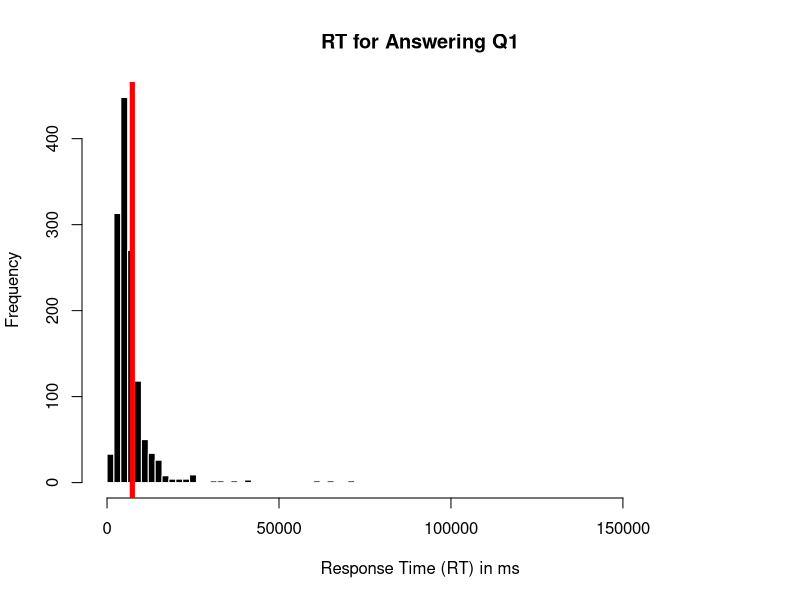
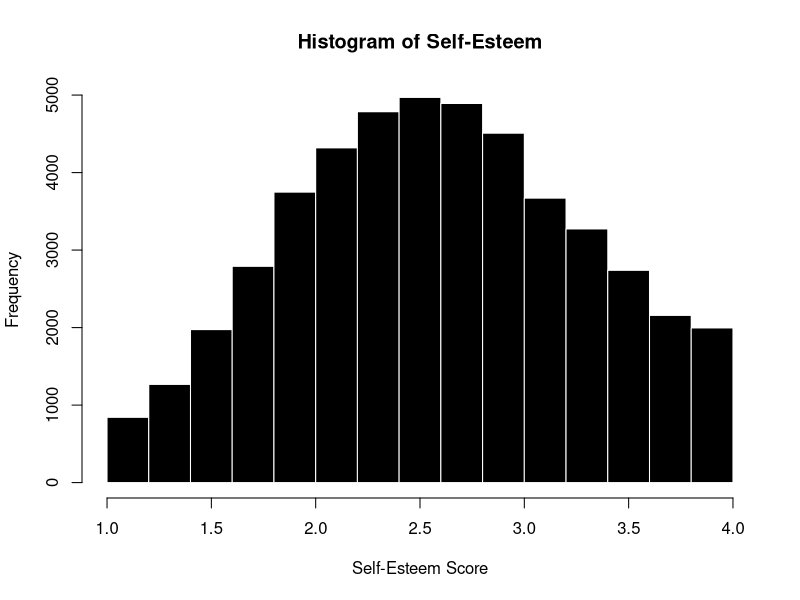
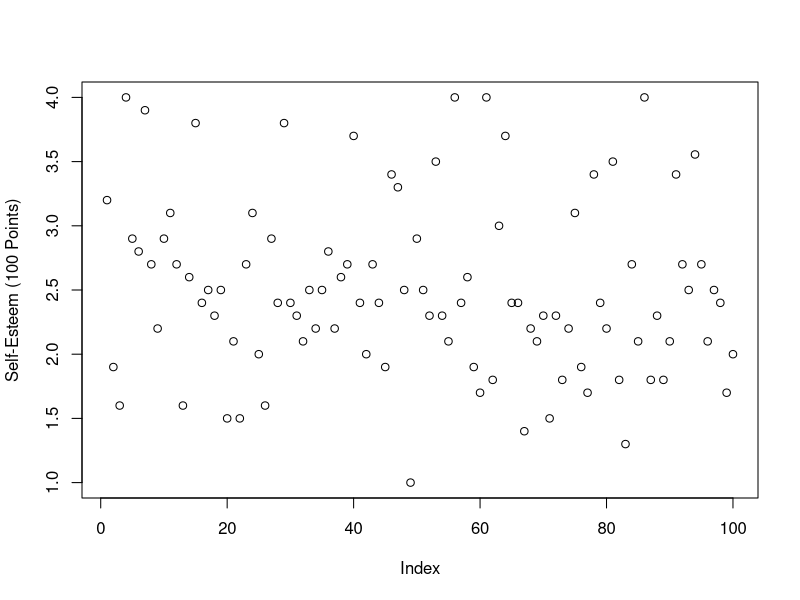
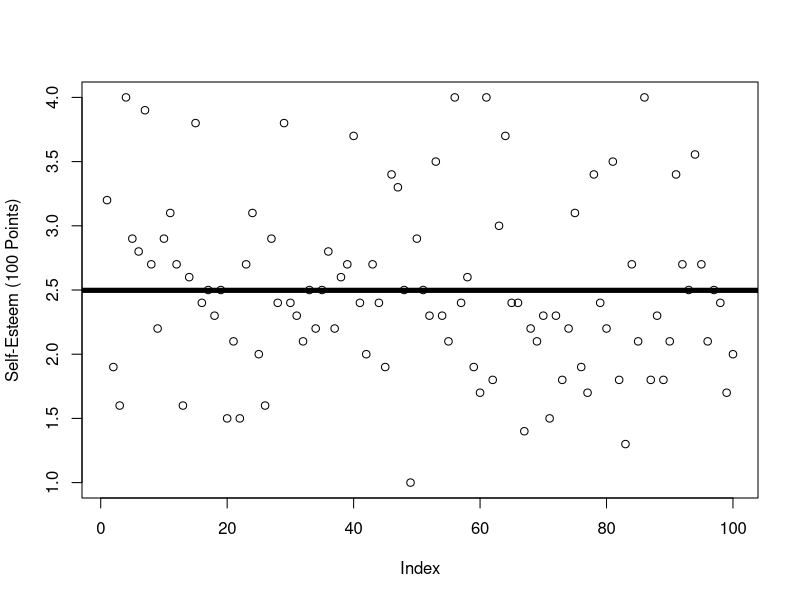
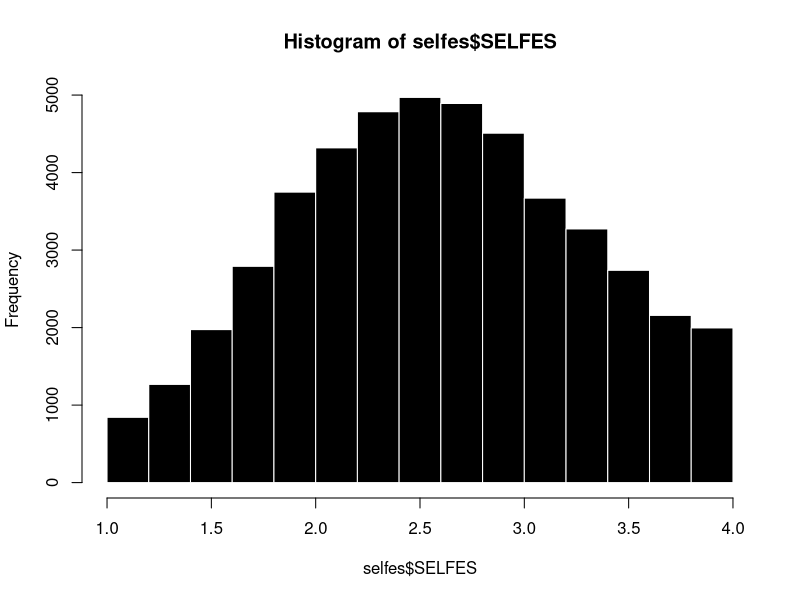
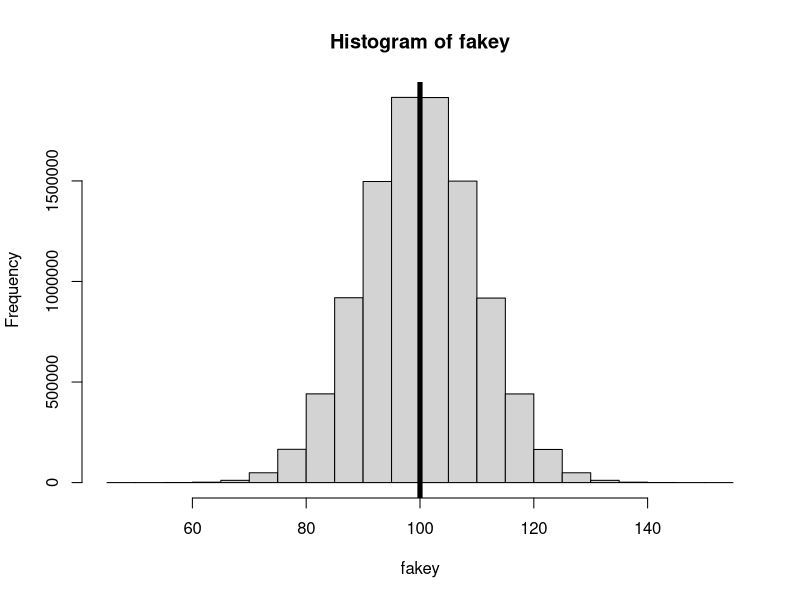
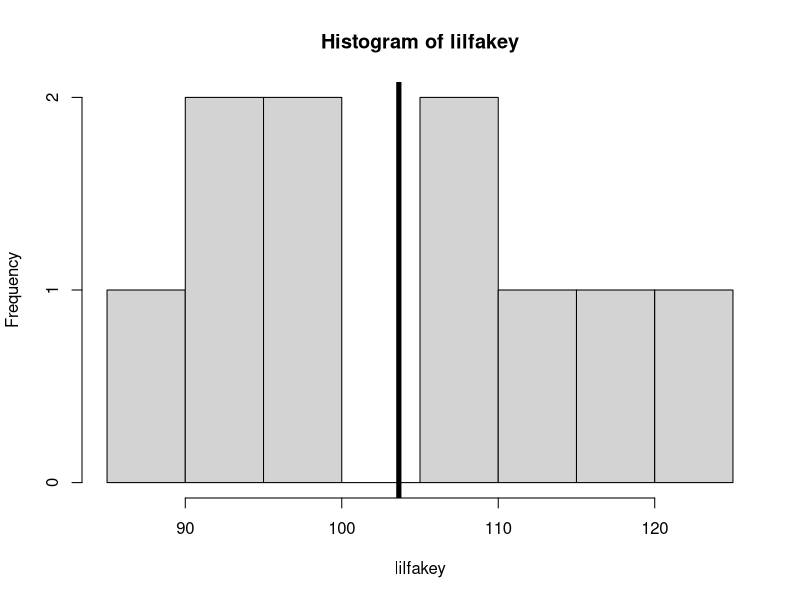
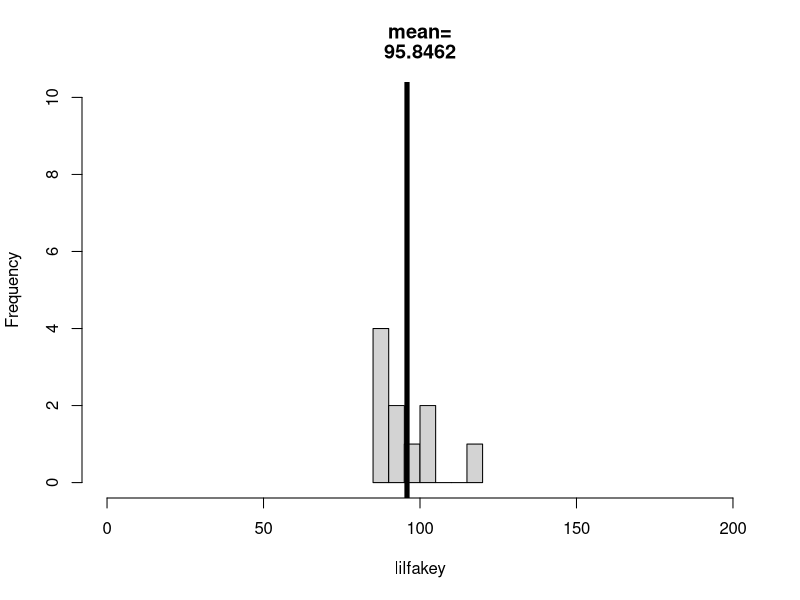

Write R code to recreate these figures, in order.
## ---- chunk 1
#| echo: true
d <- read.csv("../datasets/Protestant Work Ethic/data.csv", sep = "\t")

hist(d$Q1E, breaks = 100, 
     main = "RT for Answering Q1",
     xlab = "Response Time (RT) in ms",
     col = 'black', bor = 'white')
abline(v = mean(d$Q1E, na.rm = T), col = 'red', lwd = 5)
## ---- chunk 2


## ---- chunk 3
## Loading Dataset
selfes <- read.csv("../datasets/Self-Esteem Dataset/data.csv",
                   stringsAsFactors = T,
                   na.strings = "0", sep = "\t")
## ---- chunk 4
## Creating the Scale
poskey.df <- selfes[,c(1:2,4,6,7)] # pos-keyed items (from the codebook)
negkey.df <- selfes[,c(3,5,8:10)] # neg-keyed items (from the codebook)
negkeyR.df <- 5-negkey.df # reverse scoring the neg-keyed items
SELFES.DF <- data.frame(poskey.df, negkeyR.df) # bringing it all 2gether.

library(psych) # loading the library
alpha(SELFES.DF) # alpha reliability.
## ---- chunk 5
selfes$SELFES <- rowMeans(SELFES.DF, na.rm = T) # creating the scale
hist(selfes$SELFES, col = 'black', bor = 'white', # the graph
     main = "Histogram of Self-Esteem", 
     xlab = "Self-Esteem Score", breaks = 15)
## ---- chunk 6
lils <- selfes[sample(1:nrow(selfes), 100),]# 100 random data points
plot(lils$SELFES, 
     ylab = "Self-Esteem (100 Points)",
     xlab = "Index") 
## ---- chunk 7
plot(lils$SELFES,
     ylab = "Self-Esteem (100 Points)",
     xlab = "Index") 
abline(h = mean(lils$SELFES, na.rm = T), lwd = 5)
## ---- chunk 8
## quantifying errors (residuals)
residuals <- selfes$SELFES - mean(selfes$SELFES, na.rm = T)
SST <- sum(residuals^2, na.rm = T)
SST

SST/length(residuals) # average of squared residuals (variance)
sqrt(SST/length(residuals)) # average of residuals, unsquared (standard deviation)

sd(selfes$SELFES, na.rm = T) # 
## ---- chunk 9
hist(selfes$SELFES, col = 'black', bor = 'white')
## ---- chunk 10


## ---- chunk 11

## ---- chunk 12
# rnorm(10000000, mean = 100, sd = 20)
fakey <- rnorm(10000000, mean = 100, sd = 10)
length(fakey)
head(fakey)
## ---- chunk 13
mean(fakey, na.rm = T)
hist(fakey)
abline(v = mean(fakey), lwd = 5)
## ---- chunk 14
?sample # our friend, the sample function
sample(1:10, 1) # are you vibing with R?
sample(1:10000000, 1) # are you REALLY vibing?
sample(1:length(fakey), 1) # the numbers to sample from, another way. why better?
sample(1:length(fakey), 10) # a small sample
fakey[sample(1:length(fakey), 10)] # ten random individuals from fakey.
fakey[10000001]
lilfakey <- fakey[sample(1:length(fakey), 10)] # ten random individuals from fakey.
lilfakey
## ---- chunk 15
mean(lilfakey)
hist(lilfakey)
abline(v = mean(lilfakey), lwd = 5)
## ---- chunk 16
lilfakey <- fakey[sample(1:length(fakey), 10)] # ten random individuals from fakey.
hist(lilfakey, xlim = c(0,200), ylim = c(0,10),
     breaks = 5,
     main = paste(c("mean=", round(mean(lilfakey), 4)), sep = ""))
abline(v = mean(lilfakey), lwd = 5)
## ---- chunk 17
    truthbucket <- array()
    for(i in c(1:1000)){
      lilfakey <- fakey[sample(1:length(fakey), 10)] # ten random individuals from fakey.
      truthbucket[i] <- mean(lilfakey)
    }
    length(truthbucket)
    hist(truthbucket)
    mean(truthbucket)
## ---- chunk 18
d <- read.csv("../datasets/Onboarding Data/honor_onboard_FA25.csv", stringsAsFactors = T, na.strings = "")
par(mfrow = c(1,2))

hist(d$self.skills, breaks = c(0:5), 
     col = 'black', bor = 'white', main = "Computer Skills\n(Self-Perceptions)")

hist(d$class.skills, breaks = c(0:5),
     col = 'black', bor = 'white', main = "Computer Skills\n(Perceptions of Classmates)")
## ---- chunk 19


